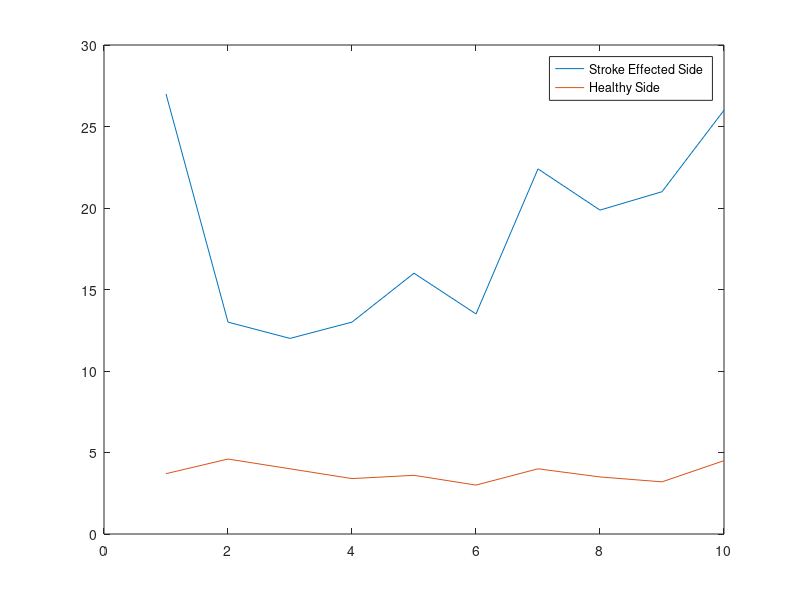

Source code (MATLAB):
clc;
close all;
clear all;

a=[3.7,4.6,4,3.4,3.6,3,4,3.5,3.2,4.5]
b=[27,13,12,13,16,13.5,22.4,19.87,21,26]
plot(b);hold on;
plot(a)
legend('Stroke Effected Side','Healthy Side')


